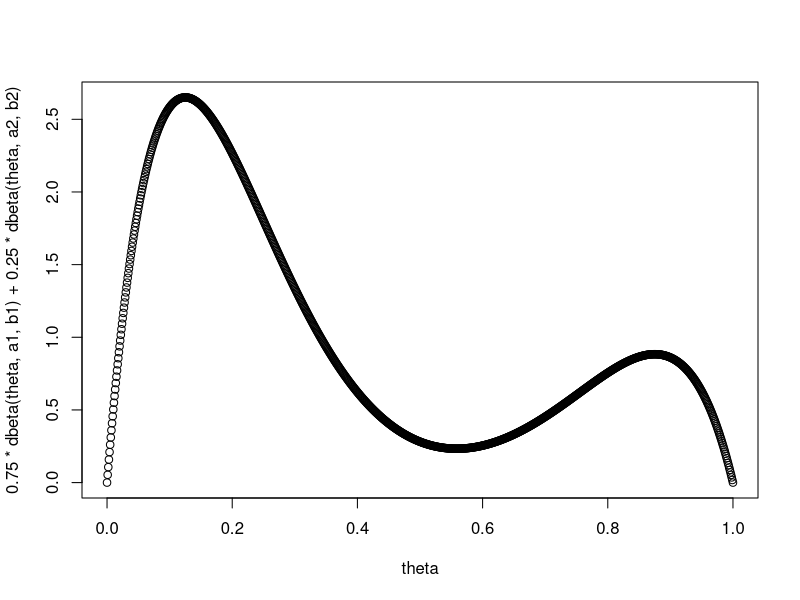

The R script that drew this image:
### part (c)

a1 = 2
b1 = 8
a2 = 8
b2 = 2

theta = seq(0, 1, by = 0.001)

plot(x = theta, y = 0.75*dbeta(theta, a1, b1) + 0.25*dbeta(theta, a2, b2))